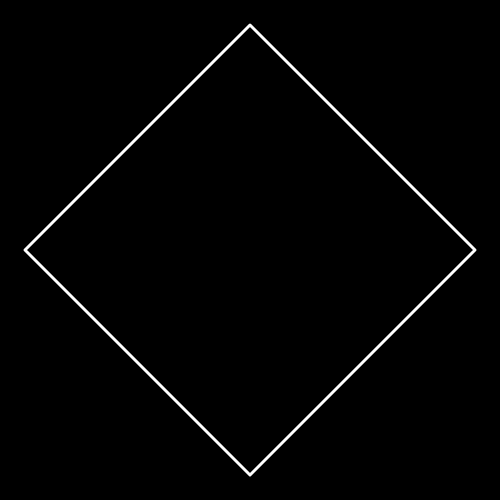
Frame 1 (no input)
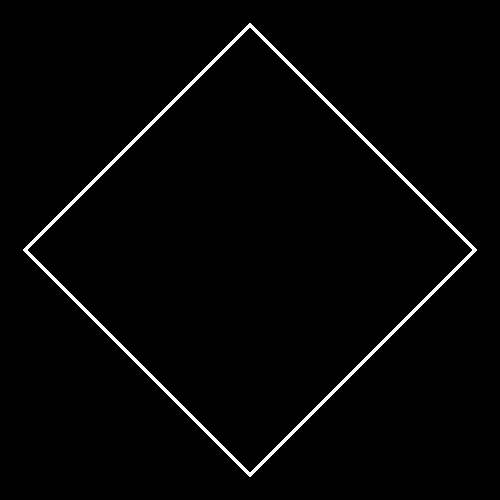
Frame 60 (no input)
Frame 120 (the mouse pressed at the canvas centre since frame 60): identical to frame 60, image omitted

The p5.js sketch that drew these frames (run headless with seeded random() and noise() and a simulated clock; from frame 60 on, the mouse is pressed at the canvas centre):

// p5.js sketch
// ── sketch.js
let height = 500;
let width = 500;
let n = 4;
let radius = height/2 * 0.9;
let mice = [];
let newMice = [];

function setup() {
    createCanvas(width, height);
    background(0);
    angleMode(DEGREES);
    stroke(255);
    strokeJoin(ROUND)
    strokeWeight(3);
    colorMode(HSL, 360);
    noFill();
};

function mouseClicked() {
    n = (n + - 2) % 15 + 3;
    background(0);
    mice = [];
    newMice = [];
    for(let i = 0; i < n; i ++) {
        mice[i] = [radius * cos(i * 360/n), radius * sin(i * 360/n)];
        newMice[i] = [null, null];
    }

    // stroke("WHITE");
    // beginShape();
    // for(let a = 0; a < 360; a += 360 / n) {
    //     vertex(radius * cos(a), radius * sin(a))
    // }
    // endShape(CLOSE);
}

function draw() {
    translate(width/2, height/2);

    stroke("WHITE");
    beginShape();
    for(let a = 0; a < 360; a += 360 / n) {
        vertex(radius * cos(a), radius * sin(a))
    }
    endShape(CLOSE);
};
